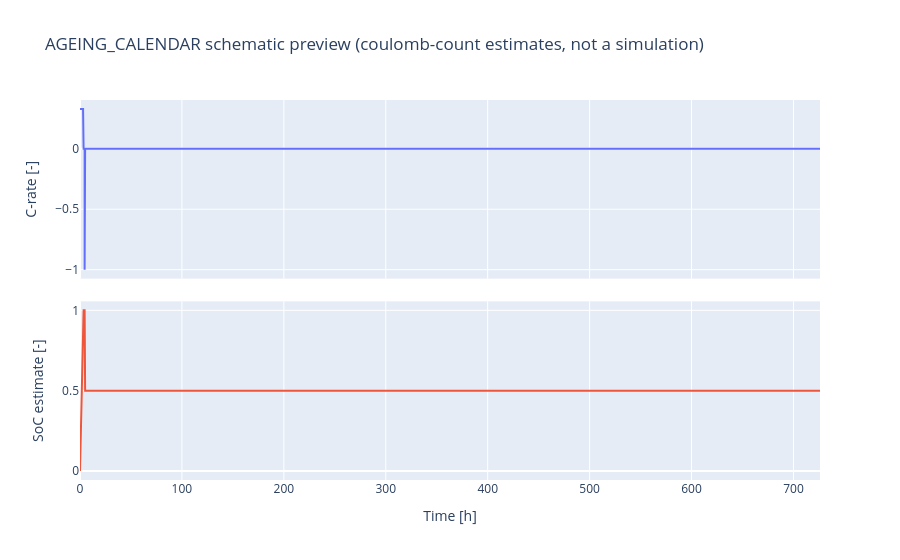

Here is the notebook cell this chart was saved with:
### Markdown cell above
### 1c. Calendar (storage) ageing

One storage block runs between RPTs. `stop_on_time_days` is the natural end
criterion. To alternate cycling and storage, pass a list of phases as the
ageing cycler.

### Code cell
calendar = ageing_builder.calendar(
    storage_soc=0.5,
    storage_days=30,
    I_dch=-1.0,
    I_chg=0.33,
    I_cut=0.05,
    V_max=4.2,
    V_min=2.5,
)
ageing_builder.plot_preview(calendar)

### Figure 1 — Plotly figure (JSON) as saved in the notebook; plotly's stock layout.template omitted (floating-point values rounded to 4 significant figures)
{"data": [{"customdata": [[1.485, "CC charge"], [1.485, "CC charge"], [1.485, "CV hold"], [1.345, "CV hold"], [1.217, "CV hold"], [1.102, "CV hold"], [0.9981, "CV hold"], [0.9038, "CV hold"], [0.8183, "CV hold"], [0.741, "CV hold"], [0.6709, "CV hold"], [0.6075, "CV hold"], [0.55, "CV hold"], [0.498, "CV hold"], [0.4509, "CV hold"], [0.4083, "CV hold"], [0.3697, "CV hold"], [0.3347, "CV hold"], [0.3031, "CV hold"], [0.2744, "CV hold"], [0.2485, "CV hold"], [0.225, "CV hold"], [0, "rest"], [0, "rest"], [-4.5, "discharge to storage SoC"], [-4.5, "discharge to storage SoC"], [0, "rest"], [0, "rest"], [0, "storage"], [0, "storage"]], "hovertemplate": "%{customdata[1]}<br>%{y:.3f} C (%{customdata[0]:.3f} A)<br>t = %{x:.4g} h<extra></extra>", "mode": "lines", "name": "C-rate", "type": "scatter", "x": [0.0, 3.03, 3.03, 3.057, 3.083, 3.109, 3.136, 3.162, 3.188, 3.215, 3.241, 3.267, 3.293, 3.32, 3.346, 3.372, 3.399, 3.425, 3.451, 3.478, 3.504, 3.53, 3.53, 4.53, 4.53, 5.03, 5.03, 6.03, 6.03, 726.0], "xaxis": "x", "y": [0.33, 0.33, 0.33, 0.2988, 0.2705, 0.245, 0.2218, 0.2008, 0.1818, 0.1647, 0.1491, 0.135, 0.1222, 0.1107, 0.1002, 0.09073, 0.08216, 0.07439, 0.06736, 0.06099, 0.05522, 0.05, 0.0, 0.0, -1.0, -1.0, 0.0, 0.0, 0.0, 0.0], "yaxis": "y"}, {"hovertemplate": "SoC ~ %{y:.3f}<br>t = %{x:.4g} h<extra></extra>", "mode": "lines", "name": "SoC estimate", "type": "scatter", "x": [0.0, 3.03, 3.03, 3.057, 3.083, 3.109, 3.136, 3.162, 3.188, 3.215, 3.241, 3.267, 3.293, 3.32, 3.346, 3.372, 3.399, 3.425, 3.451, 3.478, 3.504, 3.53, 3.53, 4.53, 4.53, 5.03, 5.03, 6.03, 6.03, 726.0], "xaxis": "x2", "y": [0.0, 1.0, 1.0, 1.0, 1.0, 1.0, 1.0, 1.0, 1.0, 1.0, 1.0, 1.0, 1.0, 1.0, 1.0, 1.0, 1.0, 1.0, 1.0, 1.0, 1.0, 1.0, 1.0, 1.0, 1.0, 0.5, 0.5, 0.5, 0.5, 0.5], "yaxis": "y2"}], "layout": {"showlegend": false, "title": {"text": "AGEING_CALENDAR schematic preview (coulomb-count estimates, not a simulation)"}, "xaxis": {"anchor": "y", "domain": [0, 1], "matches": "x2", "showticklabels": false}, "xaxis2": {"anchor": "y2", "domain": [0, 1], "title": {"text": "Time [h]"}}, "yaxis": {"anchor": "x", "domain": [0.53, 1], "title": {"text": "C-rate [-]"}}, "yaxis2": {"anchor": "x2", "domain": [0, 0.47], "title": {"text": "SoC estimate [-]"}}}}
